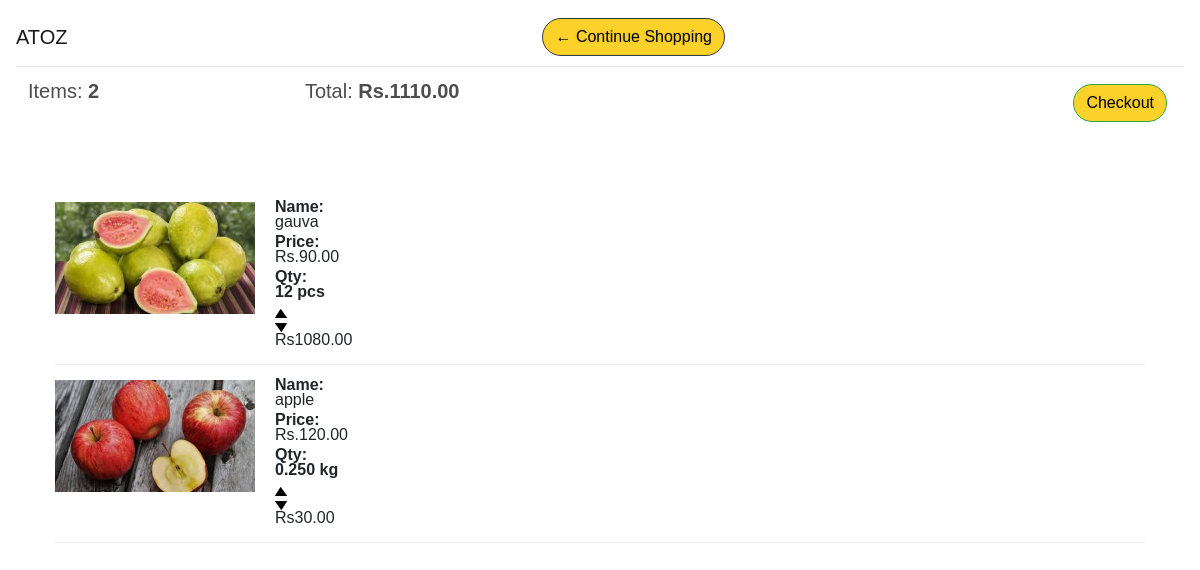
Screenshot of /user/add/cart/ (signed in) with the database file from the repository.
### atoz_store/models.py (models this page shows, shortened)
class Order(models.Model):
    status = (
        ("op","order processing"),
        ("od","out for delivery"),
        ("d","delivered"),
         )
    customer = models.ForeignKey(Customer,on_delete=models.SET_NULL,blank=True,null=True)
    status = models.CharField(max_length=40,choices=status,null=True,default="null")
    date_ordered = models.DateTimeField(auto_now_add=True,null=True)
    mark = models.IntegerField(default=1)
    complete = models.BooleanField(default=True,null=True,blank=False)
    transaction_id = models.CharField(max_length=128,null=True)
    @property
    def get_cart_total(self):
        orderitem=self.orderitem_set.all()
        total = sum([item.get_total for item in orderitem])
        return total
    @property
    def get_cart_items(self):
        orderitem=self.orderitem_set.all()
        total = sum([self.mark for item in orderitem])
        return total

class OrderItem(models.Model):
    product = models.ForeignKey(Product,on_delete=models.SET_NULL,blank=True,null=True)
    order = models.ForeignKey(Order,on_delete=models.SET_NULL,blank=True,null=True)
    quantity = models.DecimalField(decimal_places=3,max_digits=7 ,default=0,null=True,blank=True)
    date_ordered = models.DateTimeField(auto_now_add=True)
    @property
    def get_total(self):
        total = self.product.price*self.quantity
        return total

class Product(models.Model):
    catagory_choice = (
        ("fruit","fruit"),
        ("dryfruit","dryfruit"),
        ("vegitable","vegitable"),
        ("other","other"),
         )
    name = models.CharField(max_length=128,null=True,)
    catagory = models.CharField(max_length=30,choices= catagory_choice ,null=True)
    price = models.DecimalField(max_digits=7, decimal_places=2)
    image = models.ImageField(null=True,blank=True)
    prodtype =models.BooleanField(default=True)
    @property
    def imageURL(self):
        try:
            url = self.image.url
        except:
            url = ''
        return url

### atoz_store/views.py (the view, shortened to what this page needs)
# urls.py: path('cart/',views.cart,name="cart"),
def cart(request):
    if request.user.is_authenticated:
        order,created = Order.objects.get_or_create(customer=customer,complete=False)
        items = order.orderitem_set.all()
        print(items)
        cartitems = order.get_cart_items
    context = {'items':items,'order':order,'cartitems':cartitems}
    return render(request,'atoz_Store/cart.html',context)

### atoz_store/Templates/atoz_store/cart.html (shortened to what this page needs)
{% extends 'atoz_store/main.html' %}
{% load static %}
{% block content %}
	<div class="row">
		<div class="col-lg-12">
  <nav class="navbar navbar-light fixed-top sticky">
    <span class="navbar-brand mb-0 h1">ATOZ</span>
			<div class="box-element">
                <a  class="btn btn-outline-dark srcbtn " href="{% url 'store' %}">&#x2190; Continue Shopping</a>
            </div>
            <br>
            <br>
            <table class="table">
                <tr>
                    <th><h5>Items: <strong>{{order.get_cart_items|floatformat:0}}</strong></h5></th>
                    <th><h5>Total:<strong> Rs.{{order.get_cart_total|floatformat:2}}</strong></h5></th>
                    <th>
                        <a  style="float:right; margin:5px;" class="btn btn-success srcbtn " href="{% url 'checkout' %}">Checkout</a>
                    </th>
                </tr>
            </table>
        </nav>
			<div class="box-element">
            {% for item in items%}
            <div style="flex:2"><img class="image" src="{{item.product.imageURL}}">
            </div>
            <div class="cart-column">
                <div  ><strong>Name:</strong><p>{{item.product.name}}</p></div>
                <div class="pri"><strong>Price:</strong><p>Rs.{{item.product.price|floatformat:2}}</p></div>
                <div>
                    <div class="pri"><strong>Qty:</strong></div>
                    {% if request.user.is_authenticated %}
                        {% if item.product.prodtype %}
                        <p class="quantity" style="flex:1"> <strong> {{item.quantity|floatformat:3}} kg</strong></p>
                        <div class="pri" class="quantity">
                            <img data-product={{item.product.id}} data-action="add" class="chg-quantity update-cart"  src="{% static  'images/arrow-up.png' %}">
                            <img data-product={{item.product.id}}  data-action="remove" class="chg-quantity update-cart" src="{% static  'images/arrow-down.png' %}">
                        </div>
                        {% else %}
                        <p class="quantity"> <strong> {{item.quantity|floatformat:0}} pcs</strong></p>
                        <div class="pri" class="quantity">
                            <img data-product={{item.product.id}} data-action="add" class="chg-quantity update-cart"  src="{% static  'images/arrow-up.png' %}">
                            <img data-product={{item.product.id}}  data-action="remove" class="chg-quantity update-cart" src="{% static  'images/arrow-down.png' %}">
                        </div>
                        {% endif%}
                    {% endif %}
                </div>
                <div style="flex:1"><p>Rs{{item.get_total|floatformat:2}}</p></div>
            </div>
            {% endfor %}
		</div>
    </div>
{% endblock content %}

### atoz_store/static/css/main.css (style rules this page uses)
body { background-color:white; font-family: 'Ubuntu', sans-serif; }
h1,h2,h3,h4,h5,h6 { color:hsl(0, 0%, 30%); }
.box-element { padding-left: 20px; background-color: #fff; border-radius: 4px; padding: 10px; font-family: 'Ubuntu', sans-serif; }
.sticky { background-color: #fff; }
.col-lg-4, .col-lg-6, .col-lg-8, .col-lg-12 { margin-top: 10px; }
.btn { border-radius: 5em; background-color: #6b8e23; color: black; }
.image { padding-top: 150px; margin-bottom: -115px; width: 200px; }
.cart-column { line-height: 15px; cursor: pointer; padding-left: 220px; padding-bottom: 1px; padding-top: 0px; margin-bottom: -135px; border-bottom: 1px solid #ececec; }
.quantity { display: inline-block; font-weight: 700; padding-right:10px; }
.chg-quantity { width: 12px; cursor: pointer; display: block; margin-top: 5px; transition:.1s; }
.srcbtn { background-color: #fcd12a; }
a { text-shadow: 0px 0px 3px rgba(117, 117, 117, 0.12); color: grey; text-decoration: none }
div.pri { margin-top: -11px; }

### rows the page displays
Order: get_cart_items "2", get_cart_total "1110.00"
OrderItem: product.imageURL (picture), product.name "gauva", product.price "90.00", quantity "12", get_total "1080.00"
OrderItem: product.imageURL (picture), product.name "apple", product.price "120.00", quantity "0.250", get_total "30.00"
